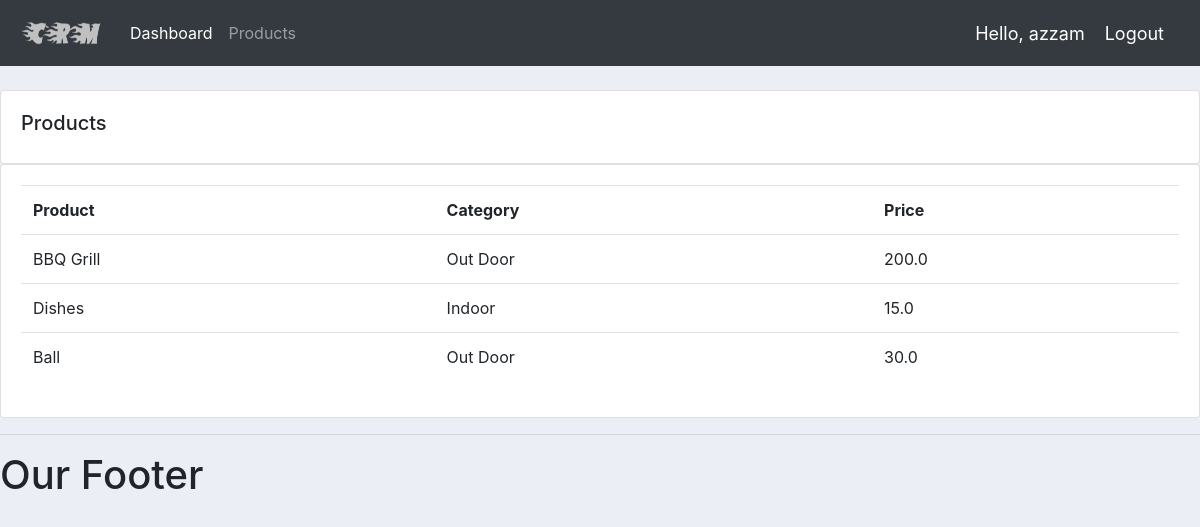
Screenshot of /products/ (signed in) with the database file from the repository.
### accounts/models.py (models this page shows, shortened)
class Product(models.Model):
    CATEGORY = (
        ('Indoor','Indoor'),
        ('Out Door','Out Door'),
    )
    name = models.CharField(max_length = 200, null = True)
    price = models.FloatField(null = True)
    category = models.CharField(max_length = 200, null = True, choices=CATEGORY)
    description = models.CharField(max_length = 200, null = True, blank=True)
    date_created = models.DateTimeField(auto_now_add=True)
    tags = models.ManyToManyField(Tag)

### accounts/decorators.py (the view)
        def wrapper_func(request, *args, **kwargs):
            group = None
            if request.user.groups.exists():
                group = request.user.groups.all()[0].name
            if group in allowed_roles:
                return view_func(request, *args, **kwargs)
            else:
                return HttpResponse('You are not authorized to view this page')

### accounts/views.py (called while the page is built)
@login_required(login_url = 'login')
@allowed_users(allowed_roles=['admin'])
def products(request):
    products = Product.objects.all()
    return render(request, 'accounts/products.html', {'products':products})

### accounts/templates/accounts/products.html
{% extends 'accounts/main.html' %}
{% block content%}
<br>
<div class="row">
    <div class="col-md">
        <div class="card card-body">
            <h5>Products</h5>
        </div>
        <div class="card card-body">
            <table class="table">
                <tr>
                    <th>Product</th>
                    <th>Category</th>
                    <th>Price</th>
                </tr>
                {% for product in products %}
                    <tr>
                        <td>{{ product.name }}</td>
                        <td>{{ product.category }}</td>
                        <td>{{ product.price }}</td>
                    </tr>
                {% endfor %}
            </table>
        </div>
    </div>
</div>
{% endblock content %}

### accounts/templates/accounts/navbar.html (shortened to what this page needs)
{% load static %}
<nav class="navbar navbar-expand-lg navbar-dark bg-dark">
    <a class="navbar-brand" href="{% url 'home' %}">
      <img src="{% static 'images/logo.png' %}" alt="logo" width="90px" height="40px">
    </a>
    <div class="collapse navbar-collapse" id="navbarNavAltMarkup">
      <div class="navbar-nav">
        {% if request.user.is_staff %}
          <a class="nav-item nav-link active" href="{% url 'home' %}">Dashboard</a>
          <a class="nav-item nav-link" href="{% url 'products' %}">Products</a>
        {% else %}
          <a class="nav-item nav-link" href="{% url 'account' %}">Settings</a>
        {% endif %}
      </div>
    </div>
    <span class="hello-msg">Hello, {{request.user}}</span>
    <span><a  class="hello-msg" href="{% url 'logout' %}">Logout</a></span>
  </nav>

### static/css/main.css (style rules this page uses)
body { background-color: #ebeff5; }

### accounts/templates/accounts/navbar.html (style rules this page uses)
.hello-msg { font-size: 18px; color: #fff; margin-right: 20px; }

### rows the page displays
Product: name "BBQ Grill", category "Out Door", price "200.0"
Product: name "Dishes", category "Indoor", price "15.0"
Product: name "Ball", category "Out Door", price "30.0"

### other values shown
{{ request.user }} "azzam"
